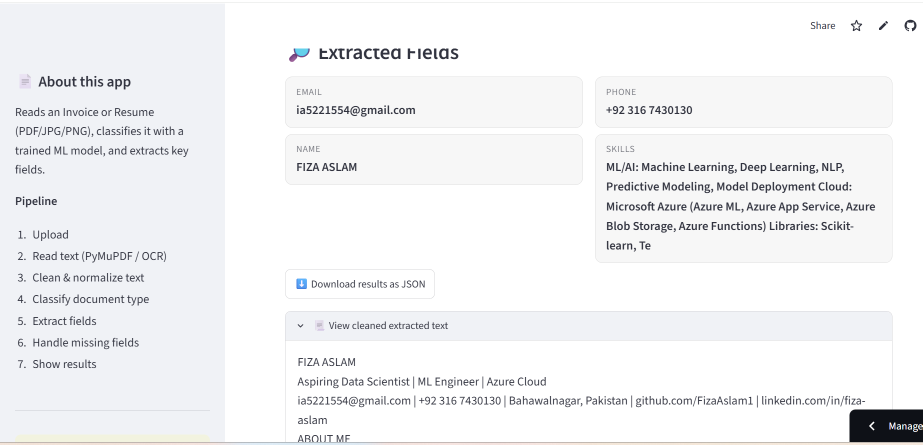
#> input picture Week02/samples/PDF EXTRACTION.png, 1845 x 890 px (shown at 1/2 size)
$ python -i ocr_preprocessing.py   (imports and definitions only)
#> lines starting #> are read from the running program, lines starting #| are printed output that depends on the picture; after the words box and inside, x2 and y2 are one past the last pixel; in counts of white or black regions, pixels touching at a corner belong together
#> further down, picture is the input picture: PIL image 1845x890 RGBA; mean R, G, B, A 242.3, 242.9, 244.3, 255
"""
Week 3 - Step 3: Improve OCR handling with simple image preprocessing.

Beginner-friendly preprocessing techniques applied BEFORE running OCR,
used when the plain OCR pass returns very little text (i.e. OCR "struggled"):
    - resize (upscale small/low-res images so text is easier to read)
    - grayscale conversion
    - contrast enhancement
    - simple thresholding (binarization)
    - light noise reduction (median filter)

These are deliberately simple (no OpenCV dependency) so the logic stays
readable for a beginner/intermediate project, using only Pillow + NumPy
which were already dependencies in Week 2.
"""

import numpy as np
from PIL import Image, ImageFilter, ImageOps


def preprocess_for_ocr(img: Image.Image) -> Image.Image:
    """
    Apply a simple preprocessing pipeline to improve OCR accuracy on
    difficult (low quality / low contrast / small) images.
    """
    # 1) Upscale small images - OCR struggles with tiny text
    min_dim = 1000
    if min(img.size) < min_dim:
        scale = min_dim / min(img.size)
#> scale = 1.12
        new_size = (int(img.size[0] * scale), int(img.size[1] * scale))
#> new_size = (2073, 1000)
        img = img.resize(new_size, Image.LANCZOS)

    # 2) Grayscale conversion - removes color noise, most OCR engines
    #    work on intensity anyway
    img = img.convert("L")
#> img: PIL image 2073x1000 L

    # 3) Auto-contrast - stretches the histogram so faint text becomes clearer
    img = ImageOps.autocontrast(img, cutoff=1)
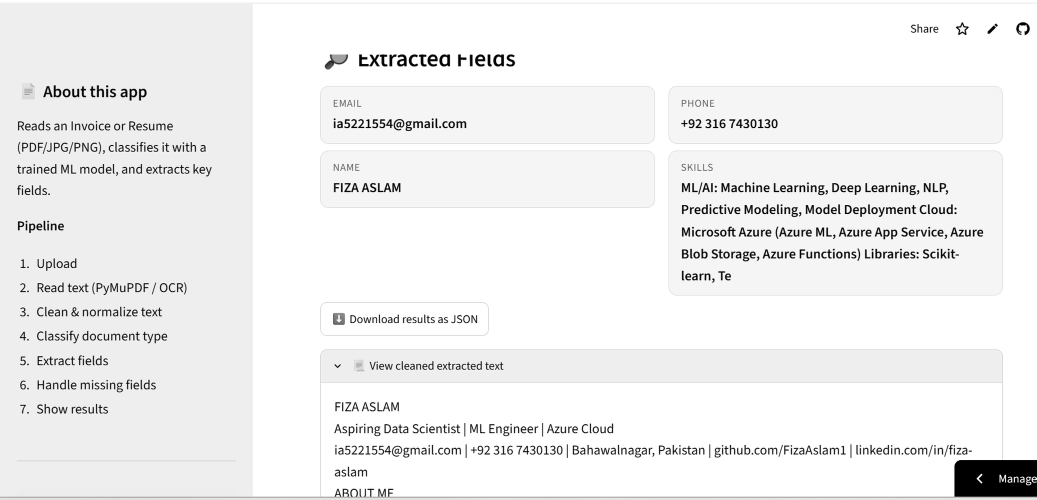
#> img: PIL image 2073x1000 L (shown at 1/2 size); min 0, max 255, mean 239.9

    # 4) Light noise reduction - median filter removes speckle/salt-pepper
    #    noise common in scanned documents, without blurring edges too much
    img = img.filter(ImageFilter.MedianFilter(size=3))

    # 5) Simple thresholding (binarization) - push pixels to pure black/white
    #    which tends to help engines like Tesseract; EasyOCR is more
    #    tolerant but this still generally helps low-contrast scans
    arr = np.array(img)
    threshold = arr.mean() * 0.9  # slightly below mean brightness
#> threshold = 216.5
    arr = np.where(arr > threshold, 255, 0).astype("uint8")
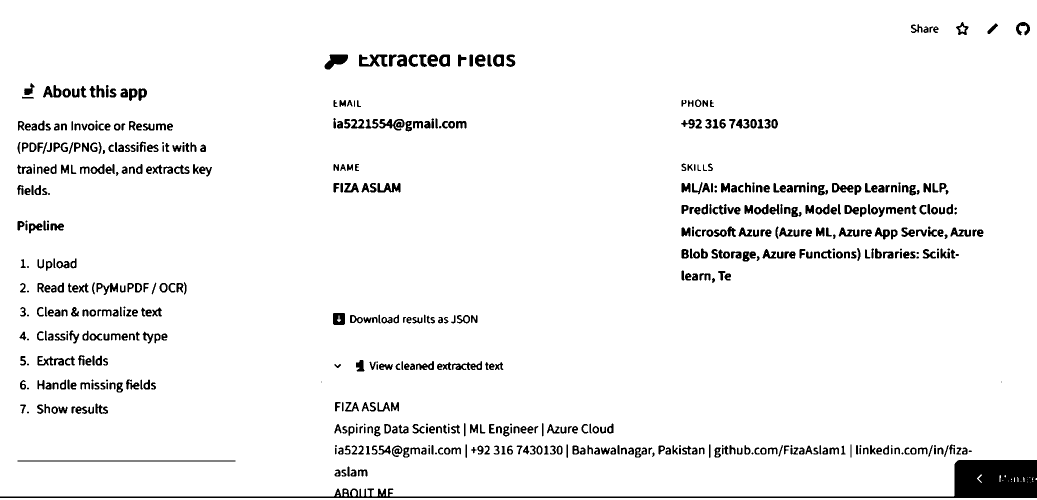
#> arr: shape (1000, 2073) (shown at 1/2 size); 95.2% white; 621 black regions (45 under 20 px), largest, box (x1, y1, x2, y2) and area: (0, 920, 2073, 996) 18782, (35, 921, 471, 923) 872, (649, 109, 696, 139) 836
    img = Image.fromarray(arr)

    return img.convert("RGB")


def needs_preprocessing(raw_ocr_text: str, min_chars: int = 15) -> bool:
    """Decide whether OCR 'struggled' and preprocessing should be retried."""
    return len((raw_ocr_text or "").strip()) < min_chars

>>> from PIL import Image
>>> picture = Image.open('samples/PDF EXTRACTION.png')
>>> result = preprocess_for_ocr(picture)

$ run again, on Week02/samples/UI.png
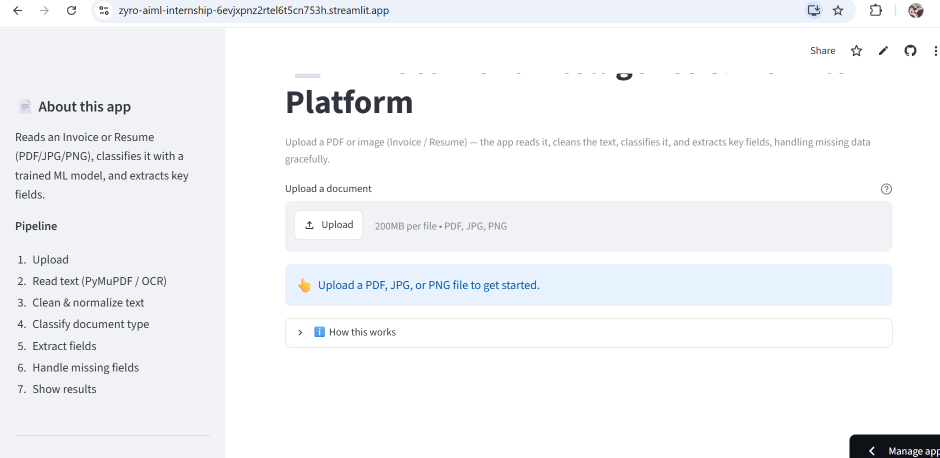
#> input picture Week02/samples/UI.png, 1879 x 916 px (shown at 1/2 size)
#> picture is the input picture: PIL image 1879x916 RGBA; mean R, G, B, A 243.9, 245.4, 247.9, 255
#> in preprocess_for_ocr, `img = ImageOps.autocontrast(img, cutoff=1)`:
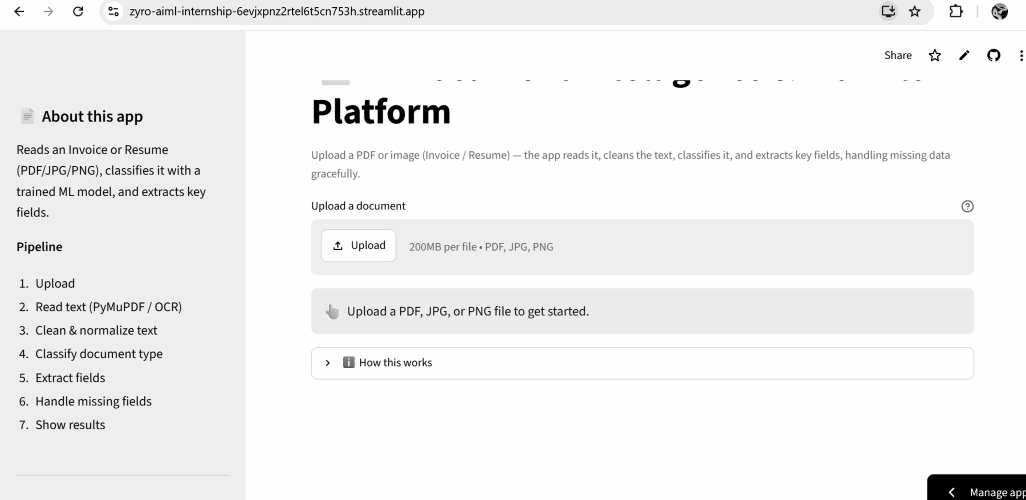
#> img: PIL image 2051x1000 L (shown at 1/2 size); min 0, max 254, mean 241.9
#> threshold = 218.1
#> in preprocess_for_ocr, `arr = np.where(arr > threshold, 255, 0).astype("uint8")`:
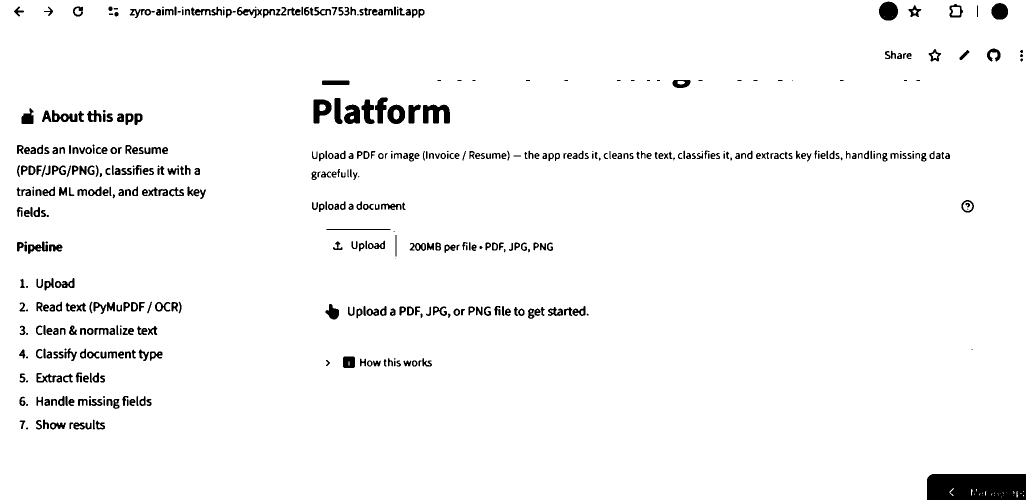
#> arr: shape (1000, 2051) (shown at 1/2 size); 96.6% white; 497 black regions (63 under 20 px), largest, box (x1, y1, x2, y2) and area: (1854, 948, 2051, 1000) 10019, (846, 209, 900, 247) 1413, (1758, 3, 1796, 41) 1142

$ run again, on Week02/samples/extractd text.png
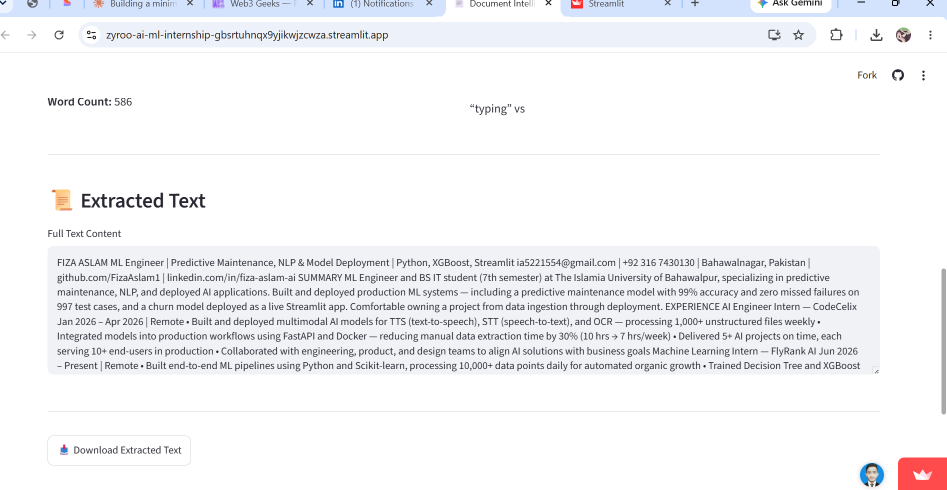
#> input picture Week02/samples/extractd text.png, 1894 x 980 px (shown at 1/2 size)
#> picture is the input picture: PIL image 1894x980 RGBA; mean R, G, B, A 242.8, 243.3, 245.4, 255
#> in preprocess_for_ocr, `img = ImageOps.autocontrast(img, cutoff=1)`:
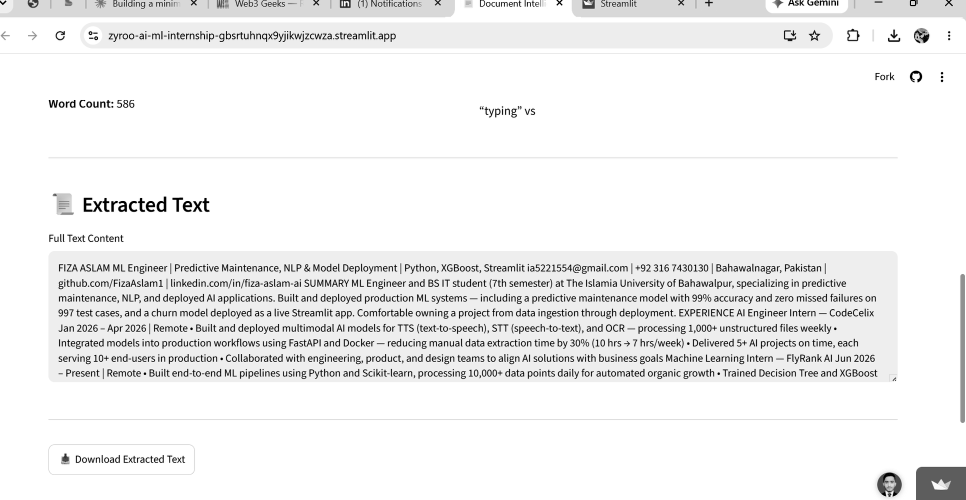
#> img: PIL image 1932x1000 L (shown at 1/2 size); min 0, max 255, mean 240
#> threshold = 217.3
#> in preprocess_for_ocr, `arr = np.where(arr > threshold, 255, 0).astype("uint8")`:
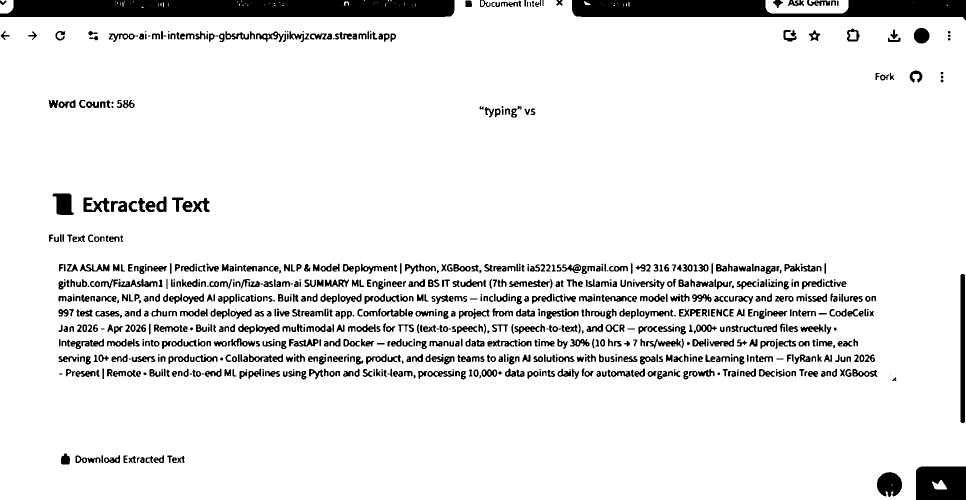
#> arr: shape (1000, 1932) (shown at 1/2 size); 91.4% white; 930 black regions (95 under 20 px), largest, box (x1, y1, x2, y2) and area: (0, 0, 909, 34) 29943, (1144, 0, 1932, 41) 22269, (1832, 933, 1932, 1000) 6313

$ run again, on Week02/samples/invoice extract.png
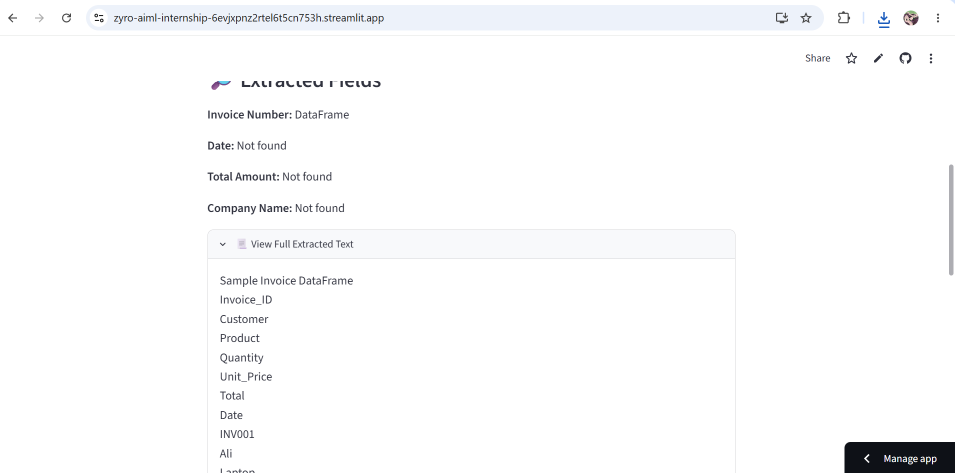
#> input picture Week02/samples/invoice extract.png, 1909 x 946 px (shown at 1/2 size)
#> picture is the input picture: PIL image 1909x946 RGBA; mean R, G, B, A 250.3, 250.6, 251.1, 255
#> in preprocess_for_ocr, `img = ImageOps.autocontrast(img, cutoff=1)`:
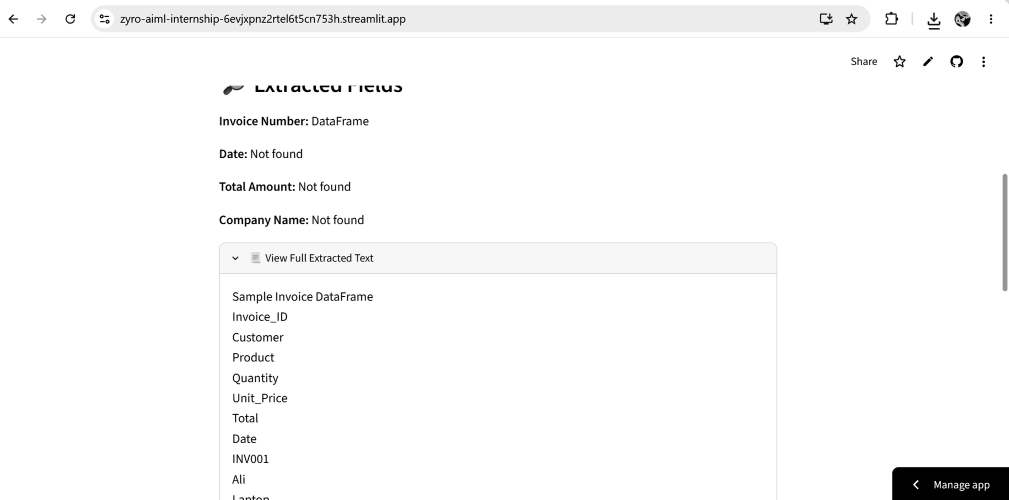
#> img: PIL image 2017x1000 L (shown at 1/2 size); min 0, max 255, mean 249.5
#> threshold = 224.8
#> in preprocess_for_ocr, `arr = np.where(arr > threshold, 255, 0).astype("uint8")`:
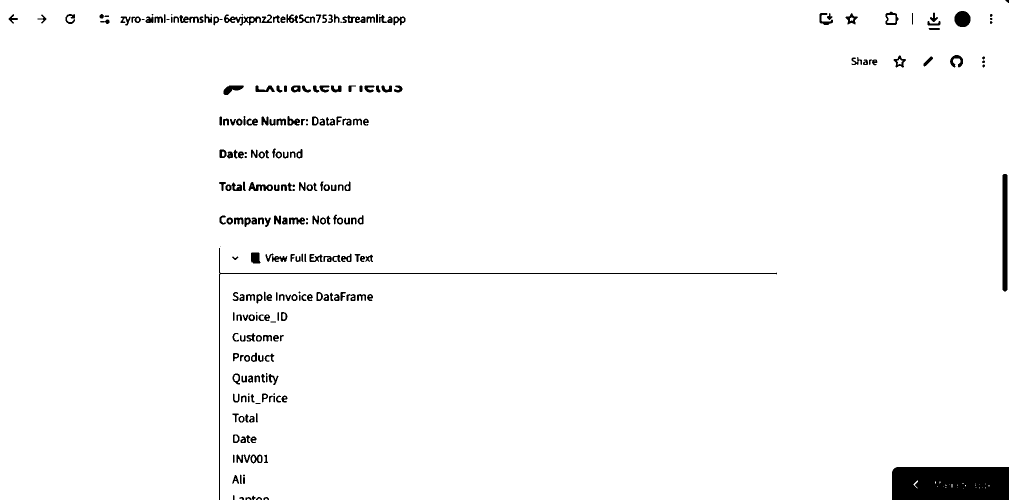
#> arr: shape (1000, 2017) (shown at 1/2 size); 97.6% white; 249 black regions (21 under 20 px), largest, box (x1, y1, x2, y2) and area: (1784, 934, 2017, 1000) 15222, (438, 496, 1554, 1000) 3238, (2005, 348, 2015, 583) 2332
